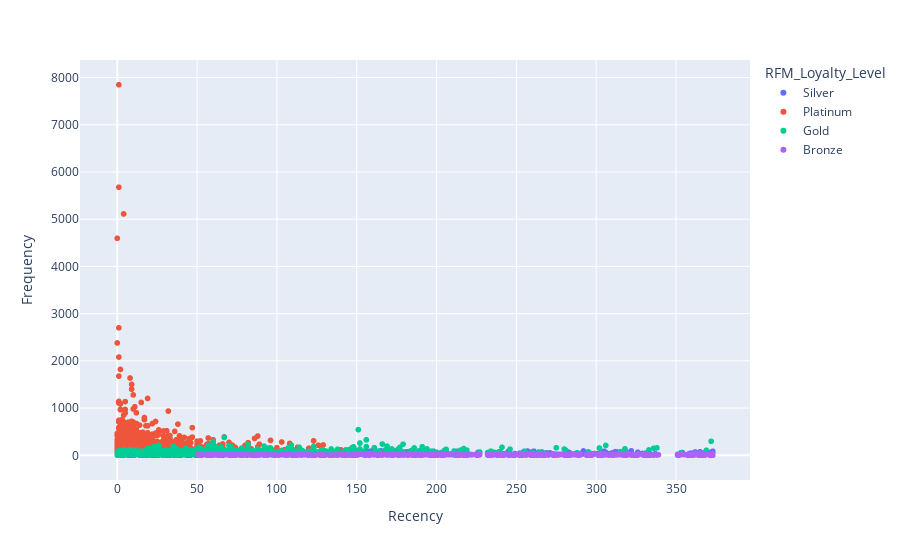

This figure's notebook cell:
### Markdown cell above
Based on the RFM modeling alone, companies can implement marketing strategies.
Examples:
  
Customers with RFM group of 111 are the best customers and the company can try to cross sell other products as well as encourage them to sign up for loyalty programs to enjoy some elite experiences like free shipping or priority access.
Customer with RFM group of 444 are at the risk of churning. Company can try to offer some reward or coupon to trigger the spending from these customers. Customers with Platinum loyalty level could be encouraged to stay within that loyalty level by offering rewards and better discounts.

### Code cell
#Scatter chat showing the different loyalty segments, plotly scatterplot is used as it allows us to zoom into specific areas
import plotly.express as px
df = RFM.reset_index()
fig = px.scatter(df, x="Recency", y="Frequency", color="RFM_Loyalty_Level",text='CustomerID',hover_data=['Monetary'])
fig.show()

### Figure 1 — Plotly figure (JSON) as saved in the notebook; plotly's stock layout.template omitted (floating-point values rounded to 4 significant figures; data arrays with more than 128 entries replaced by an {"elided": "..."} marker saying what was removed)
{"data": [{"customdata": {"elided": "982x1 float values"}, "hovertemplate": "RFM_Loyalty_Level=Silver<br>Recency=%{x}<br>Frequency=%{y}<br>CustomerID=%{text}<br>Monetary=%{customdata[0]}<extra></extra>", "legendgroup": "Silver", "marker": {"color": "#636efa", "symbol": "circle"}, "mode": "markers+text", "name": "Silver", "showlegend": true, "text": {"elided": "982 int values"}, "type": "scattergl", "x": {"elided": "982 int values"}, "xaxis": "x", "y": {"elided": "982 int values"}, "yaxis": "y"}, {"customdata": {"elided": "1263x1 float values"}, "hovertemplate": "RFM_Loyalty_Level=Platinum<br>Recency=%{x}<br>Frequency=%{y}<br>CustomerID=%{text}<br>Monetary=%{customdata[0]}<extra></extra>", "legendgroup": "Platinum", "marker": {"color": "#EF553B", "symbol": "circle"}, "mode": "markers+text", "name": "Platinum", "showlegend": true, "text": {"elided": "1263 int values"}, "type": "scattergl", "x": {"elided": "1263 int values"}, "xaxis": "x", "y": {"elided": "1263 int values"}, "yaxis": "y"}, {"customdata": {"elided": "1324x1 float values"}, "hovertemplate": "RFM_Loyalty_Level=Gold<br>Recency=%{x}<br>Frequency=%{y}<br>CustomerID=%{text}<br>Monetary=%{customdata[0]}<extra></extra>", "legendgroup": "Gold", "marker": {"color": "#00cc96", "symbol": "circle"}, "mode": "markers+text", "name": "Gold", "showlegend": true, "text": {"elided": "1324 int values"}, "type": "scattergl", "x": {"elided": "1324 int values"}, "xaxis": "x", "y": {"elided": "1324 int values"}, "yaxis": "y"}, {"customdata": {"elided": "770x1 float values"}, "hovertemplate": "RFM_Loyalty_Level=Bronze<br>Recency=%{x}<br>Frequency=%{y}<br>CustomerID=%{text}<br>Monetary=%{customdata[0]}<extra></extra>", "legendgroup": "Bronze", "marker": {"color": "#ab63fa", "symbol": "circle"}, "mode": "markers+text", "name": "Bronze", "showlegend": true, "text": {"elided": "770 int values"}, "type": "scattergl", "x": {"elided": "770 int values"}, "xaxis": "x", "y": {"elided": "770 int values"}, "yaxis": "y"}], "layout": {"legend": {"title": {"text": "RFM_Loyalty_Level"}, "tracegroupgap": 0}, "margin": {"t": 60}, "xaxis": {"anchor": "y", "domain": [0, 1], "title": {"text": "Recency"}}, "yaxis": {"anchor": "x", "domain": [0, 1], "title": {"text": "Frequency"}}}}
